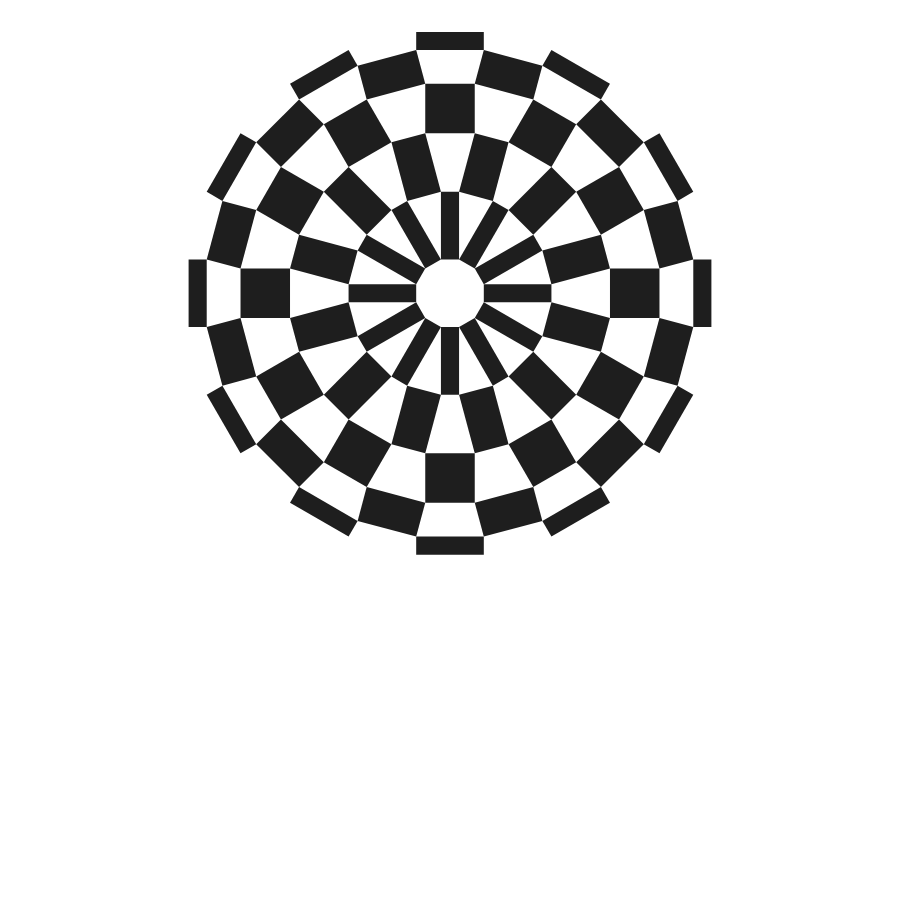
Frame 1 (no input)
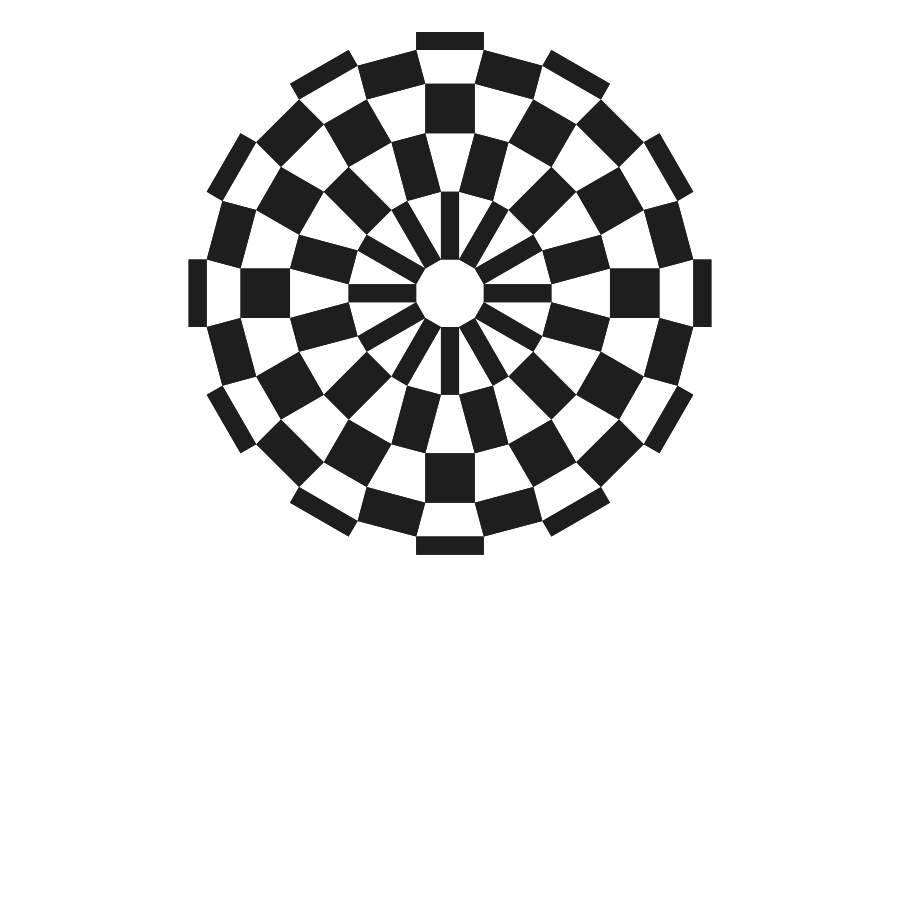
Frame 2 (the mouse pressed at the canvas centre, redrawn once)

The p5.js sketch that drew these frames (run headless with seeded random() and noise() and a simulated clock; the mouse was pressed at the canvas centre and the sketch redrawn once):

// p5.js sketch
// ── sketch.js

var radius = 70;
var rectA = new p5.Vector(radius*Math.cos(15*Math.PI/180),radius*Math.sin(15*Math.PI/180));
var rectB = new p5.Vector(radius*Math.cos(30*Math.PI/180),radius*Math.sin(30*Math.PI/180));
var rectC = new p5.Vector(radius*Math.cos(45*Math.PI/180),radius*Math.sin(45*Math.PI/180));

function setup() {
  createCanvas(900,900);
  fill(30);
  noStroke();
  noLoop();
}

function draw() {
  translate(width/2 - rectA.x/2,50);
  
  for(var i =1; i<=12; i++){
    
    drawRectOut(rectA);
    translate(rectA.x,0);
    rotate(15.0*PI/180);
    
    drawRectIn(rectB);
    translate(rectB.x,0);
    if(i!=12)rotate(15.0*PI/180);
  }

  translate(0,rectB.y);
  rotate(15.0*PI/180);
  translate(0,rectC.y);
  
  for(var i =1; i<=12; i++){
    drawRectOut(rectC);
    translate(rectC.x,0);
    rotate(15.0*PI/180);
  
    drawRectIn(swap(rectB));
    translate(swap(rectB).x,0);
    if(i!=12)rotate(15.0*PI/180);
  }
  
  translate(0,swap(rectB).y);
  rotate(15.0*PI/180);
  translate(0,swap(rectA).y);
  
  for(var i =1; i<=12; i++){
    drawRectOut(swap(rectA));
    translate(swap(rectA).x,0);
    rotate(30.0*PI/180);
  }

}

function drawRectIn(vec){
  beginShape();
  vertex(0,0);
  vertex(vec.x,0);
  vertex(vec.x,vec.y);
  vertex(0,vec.y);
  endShape(CLOSE);
}

function drawRectOut(vec){
  beginShape();
  vertex(0,0);
  vertex(vec.x,0);
  vertex(vec.x,-vec.y);
  vertex(0,-vec.y);
  endShape(CLOSE);
}

function swap(vec){
  var swappedVec = new p5.Vector(vec.y,vec.x);
  return swappedVec;
}
